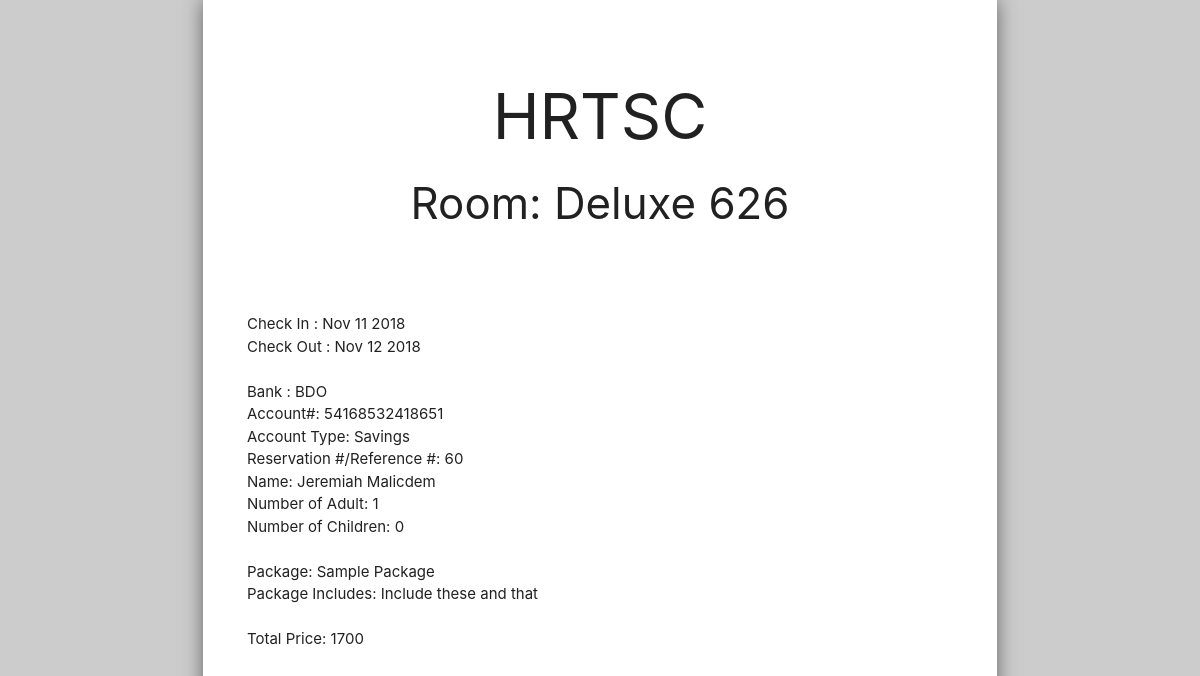
Page /pay.php?reservationId=60 on the committed database.
### tables this page shows
CREATE TABLE `reservations` (
  `id` int(11) NOT NULL,
  `room_id` int(11) NOT NULL,
  `check_in` datetime NOT NULL,
  `check_out` datetime NOT NULL,
  `cancelled_by` int(11) DEFAULT NULL,
  `rate_id` int(11) NOT NULL,
  `total_price` decimal(10,0) NOT NULL,
  `has_confirmed` tinyint(1) NOT NULL,
  `has_additional_bed` tinyint(1) NOT NULL
);

CREATE TABLE `hotels` (
  `id` int(11) NOT NULL,
  `hotel_name` varchar(200) NOT NULL
);

CREATE TABLE `rooms` (
  `id` int(11) NOT NULL,
  `hotel_id` int(11) NOT NULL,
  `room_type` varchar(255) NOT NULL,
  `room_name` varchar(50) NOT NULL,
  `room_description` text NOT NULL,
  `bed_number` int(11) NOT NULL,
  `image_path` varchar(255) NOT NULL,
  `last_edited_by` int(11) DEFAULT NULL
);

CREATE TABLE `reservation_info` (
  `id` int(11) NOT NULL,
  `reservation_id` int(11) NOT NULL,
  `first_name` varchar(100) NOT NULL,
  `last_name` varchar(100) NOT NULL,
  `email` varchar(100) NOT NULL,
  `phone_number` varchar(15) NOT NULL,
  `num_adult` int(11) NOT NULL,
  `num_child` int(11) NOT NULL,
  `package_id` int(11) DEFAULT NULL
);

CREATE TABLE `packages` (
  `id` int(11) NOT NULL,
  `room_id` int(11) NOT NULL,
  `package_title` varchar(50) NOT NULL,
  `package` text NOT NULL,
  `price` decimal(10,0) NOT NULL,
  `image_path` varchar(255) DEFAULT NULL,
  `last_edited_by` int(11) DEFAULT NULL,
  `date_deleted` datetime DEFAULT NULL
);

### pay.php (the view, shortened to what this page needs)
<?php
require "connection.php";
$reservationId = $_GET["reservationId"];
$stmt = $conn->query("SELECT * FROM `reservations` INNER JOIN `reservation_info` INNER JOIN `rooms` INNER JOIN `hotels` INNER JOIN `packages` WHERE `reservation_info`.`reservation_id` = `reservations`.`id` AND  `rooms`.`id` = `reservations`.`room_id` AND `hotels`.`id` = `rooms`.`hotel_id` AND `packages`.`id` = `reservation_info`.`package_id` AND `reservations`.`id` = '".$reservationId."' AND `reservations`.`cancelled_by` IS NULL");
while ($row = $stmt->fetch_object()) {
    $printableObject = $row;
}
?>
<!DOCTYPE html>
<html lang="en">
<head>
    <link rel="stylesheet" type="text/css" href="CSS/Style4.css">
    <link rel="stylesheet" type="text/css" href="MaterializeCSS/materialize/css/materialize.min.css">
</head>
<body>
<page size="A4">
    <div style="margin-left: 3%; margin-right: 3%; padding-top: 5%;text-align:center;">
        <h1><?= $printableObject->hotel_name?></h1>
        <h3>Room: <?= $printableObject->room_type.' '.$printableObject->room_name?></h3><br>
        <br>
        <br>
        <div style="float: left; display: inline-block;margin-left: 20px; text-align: left">
            <span>Check In : <?= date('M d Y',strtotime($printableObject->check_in)) ?></span><br>
            <span>Check Out : <?= date('M d Y',strtotime($printableObject->check_out)) ?></span><br>
            <br>
            <span>Bank : BDO</span>
            <br>
            <span>Account#: 54168532418651</span>
            <br>
            <span>Account Type: Savings</span>
            <br>
            <span>Reservation #/Reference #: <?= $printableObject->reservation_id?></span>
            <br>
            <span>Name: <?= $printableObject->first_name.' '.$printableObject->last_name?></span>
            <br>
            <span>Number of Adult: <?= $printableObject->num_adult ?></span>
            <br>
            <span>Number of Children: <?= $printableObject->num_child ?></span>
            <br>
            <br>
            <span>Package: <?= $printableObject->package_title ?></span><br>
            <span>Package Includes: <?= $printableObject->package?></span>
            <br>
            <br>
            <span>Total Price: <?= $printableObject->total_price?></span>
        </div>
    </div>
</page>
</body>
</html>

### css/Style4.css (style rules this page uses)
body { background: rgb(204,204,204); }
page { background: white; display: block; margin: 0 auto; margin-bottom: 0.5cm; box-shadow: 0 0 0.5cm rgba(0,0,0,0.5); }
page[size="A4"] { width: 21cm; height: 29.7cm; }

### rows in the picture
reservations: hotels.hotel_name "HRTSC", room.room_type "Deluxe", room.room_name "626", check_in "Nov 11 2018", check_out "Nov 12 2018", reservation_info.reservation_id "60", reservation_info.first_name "Jeremiah", reservation_info.last_name "Malicdem", reservation_info.num_adult "1", reservation_info.num_child "0", packages.package_title "Sample Package", packages.package "Include these and that", total_price "1700"
